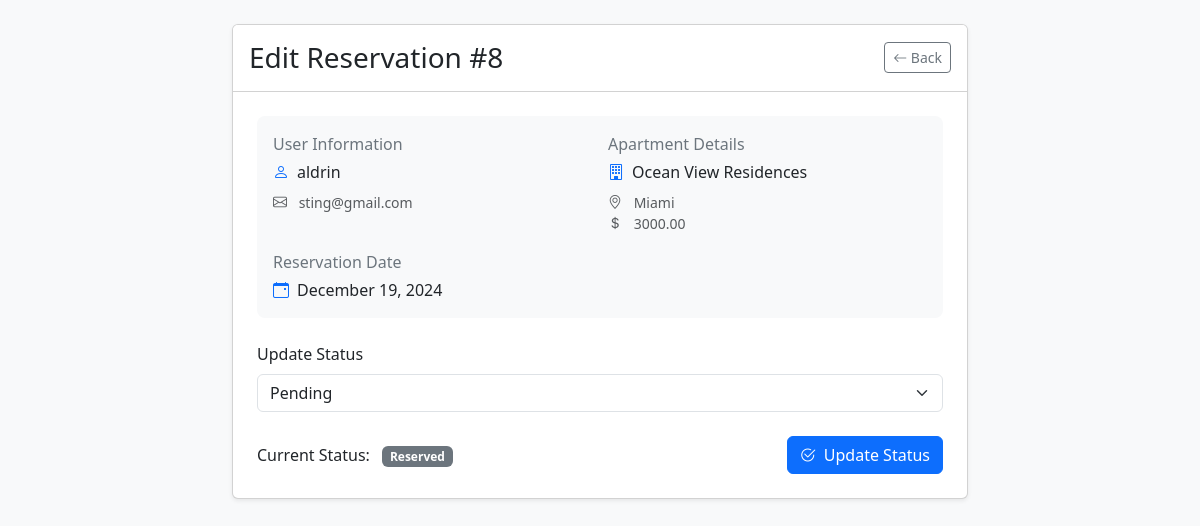
Screenshot of /ADMIN/edit_reservation.php?id=8 with the database file from the repository.
### tables this page shows
CREATE TABLE `reservations` (
  `id` int(11) NOT NULL,
  `user_id` int(11) NOT NULL,
  `apartment_id` int(11) NOT NULL,
  `reservation_date` timestamp NOT NULL DEFAULT current_timestamp(),
  `status` enum('reserved','canceled') DEFAULT 'reserved'
);

CREATE TABLE `users` (
  `id` int(11) NOT NULL,
  `name` varchar(50) NOT NULL,
  `lastname` varchar(50) NOT NULL,
  `email` varchar(100) NOT NULL,
  `password` varchar(255) NOT NULL,
  `created_at` timestamp NOT NULL DEFAULT current_timestamp()
);

CREATE TABLE `apartments` (
  `id` int(11) NOT NULL,
  `name` varchar(255) NOT NULL,
  `location` varchar(255) NOT NULL,
  `price` decimal(10,2) NOT NULL,
  `available` tinyint(1) DEFAULT 1,
  `created_at` timestamp NOT NULL DEFAULT current_timestamp()
);

### ADMIN/edit_reservation.php (the view, shortened to what this page needs)
<?php
$host = 'localhost';
$dbname = 'boarding_house_system';
$username = 'root';
$password = '';
$mysqli = new mysqli($host, $username, $password, $dbname);
$reservationId = intval($_GET['id']);
$sql = "SELECT r.*,
               u.name as user_name, u.email as user_email,
               a.name as apartment_name, a.location as apartment_location, a.price
        FROM reservations r
        JOIN users u ON r.user_id = u.id
        JOIN apartments a ON r.apartment_id = a.id
        WHERE r.id = ?";
$stmt = $mysqli->prepare($sql);
$stmt->bind_param("i", $reservationId);
$stmt->execute();
$result = $stmt->get_result();
$reservation = $result->fetch_assoc();
function getStatusBadgeClass($status) {
    switch (strtolower($status)) {
        default:
            return 'bg-secondary';
    }
}
?>
<!DOCTYPE html>
<html lang="en">
<head>
    <link href="https://cdn.jsdelivr.net/npm/bootstrap@5.3.2/dist/css/bootstrap.min.css" rel="stylesheet">
    <link href="https://cdn.jsdelivr.net/npm/bootstrap-icons/font/bootstrap-icons.css" rel="stylesheet">
</head>
<body class="bg-light">
    <div class="container py-4">
        <div class="row justify-content-center">
            <div class="col-md-8">
                <div class="card">
                    <div class="card-header bg-white py-3">
                        <div class="d-flex justify-content-between align-items-center">
                            <h1 class="h3 mb-0">Edit Reservation #<?php echo $reservationId; ?></h1>
                            <a href="manage_reservations.php" class="btn btn-outline-secondary btn-sm">
                                <i class="bi bi-arrow-left"></i> Back
                            </a>
                        </div>
                    </div>
                    <div class="card-body p-4">
                        <div class="reservation-info p-3 mb-4">
                            <div class="row g-3">
                                <div class="col-md-6">
                                    <p class="detail-label mb-1">User Information</p>
                                    <div class="d-flex align-items-center mb-2">
                                        <i class="bi bi-person text-primary me-2"></i>
                                        <?php echo htmlspecialchars($reservation['user_name']); ?>
                                    </div>
                                    <div class="small text-muted">
                                        <i class="bi bi-envelope me-2"></i>
                                        <?php echo htmlspecialchars($reservation['user_email']); ?>
                                    </div>
                                </div>
                                <div class="col-md-6">
                                    <p class="detail-label mb-1">Apartment Details</p>
                                    <div class="d-flex align-items-center mb-2">
                                        <i class="bi bi-building text-primary me-2"></i>
                                        <?php echo htmlspecialchars($reservation['apartment_name']); ?>
                                    </div>
                                    <div class="small text-muted">
                                        <i class="bi bi-geo-alt me-2"></i>
                                        <?php echo htmlspecialchars($reservation['apartment_location']); ?>
                                    </div>
                                    <div class="small text-muted">
                                        <i class="bi bi-currency-dollar me-2"></i>
                                        <?php echo htmlspecialchars($reservation['price']); ?>
                                    </div>
                                </div>
                                <div class="col-12">
                                    <p class="detail-label mb-1">Reservation Date</p>
                                    <div class="d-flex align-items-center">
                                        <i class="bi bi-calendar-event text-primary me-2"></i>
                                        <?php echo date('F d, Y', strtotime($reservation['reservation_date'])); ?>
                                    </div>
                                </div>
                            </div>
                        </div>
                        <form action="" method="POST">
                            <div class="mb-4">
                                <label for="status" class="form-label">Update Status</label>
                                <select class="form-select" id="status" name="status" required>
                                    <option value="pending" <?php if ($reservation['status'] === 'pending') echo 'selected'; ?>>Pending</option>
                                </select>
                            </div>
                            <div class="d-flex align-items-center justify-content-between">
                                <div>
                                    <span class="me-2">Current Status:</span>
                                    <span class="badge <?php echo getStatusBadgeClass($reservation['status']); ?>">
                                        <?php echo ucfirst(htmlspecialchars($reservation['status'])); ?>
                                    </span>
                                </div>
                                <button type="submit" class="btn btn-primary">
                                    <i class="bi bi-check2-circle me-2"></i>Update Status
                                </button>
                            </div>
                        </form>
                    </div>
                </div>
            </div>
        </div>
    </div>
</body>
</html>

### ADMIN/edit_reservation.php (style rules this page uses)
.card { box-shadow: 0 0.125rem 0.25rem rgba(0, 0, 0, 0.075); }
.detail-label { font-weight: 500; color: #6c757d; }
.reservation-info { background-color: #f8f9fa; border-radius: 0.5rem; }

### rows the page displays
reservations: user.name "aldrin", user.email "sting@gmail.com", apartment.name "Ocean View Residences", apartment.location "Miami", apartment.price "3000.00", reservation_date "December 19, 2024", status "Reserved"

### other values shown
$reservationId "8"
